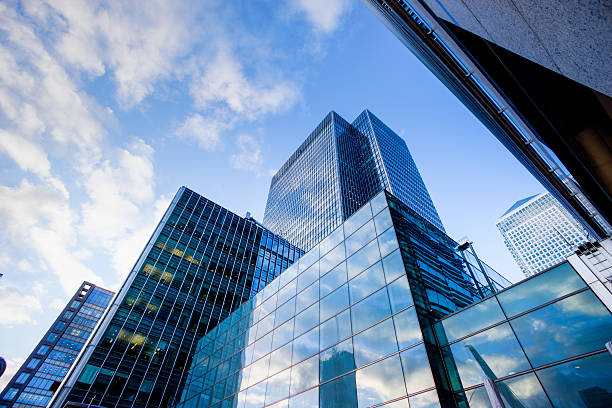
#> input picture TestImages/building.jpg, 612 x 408 px
$ jupyter execute --allow-errors 04-deploy.ipynb
#> lines starting #> are read from the running program, lines starting #| are printed output that depends on the picture
# Deploy to Endpoint

[cell 1]
import boto3
import sagemaker
import time
from time import strftime

#> (the rest of this cell did not finish here and is left out)

[cell 2]
from sagemaker import get_execution_role
from sagemaker.pytorch import PyTorchModel
from sagemaker.serializers import JSONSerializer
from sagemaker.deserializers import JSONDeserializer

Get the `model_data` from the models uploaded to S3 of the aboved training

Once your debugging is done, it's better to simply call `pt_estimator.deploy`

#> (a cell that did not finish here is left out)

#> (a cell that did not finish here is left out)

## Predictor

[cell 5]
import numpy as np
from PIL import Image
import requests
from io import BytesIO

from sagemaker.pytorch import PyTorchPredictor

Predictor is also not needed to be created again, but today we want to be verbose

#> (a cell that did not finish here is left out)

[cell 7]
def predict(source):
#> called with source = 'TestImages/building.jpg'
    if "http" in source:
        # !wget -O image.jpg $source
        response = requests.get(source)
        im = Image.open(BytesIO(response.content))

    else:
        im = Image.open(source).convert("RGB")
#> im is the input picture: PIL image 612x408 RGB; mean R, G, B 115.2, 143.1, 175.2

    inputs = {"inputs": np.array(im)}

    out = predictor_new.predict(inputs)
    print(out)
    im.show()

#> (a cell that did not finish here is left out)

#> (a cell that did not finish here is left out)

#> call 2 of predict, with source = 'TestImages/forest.jpg'
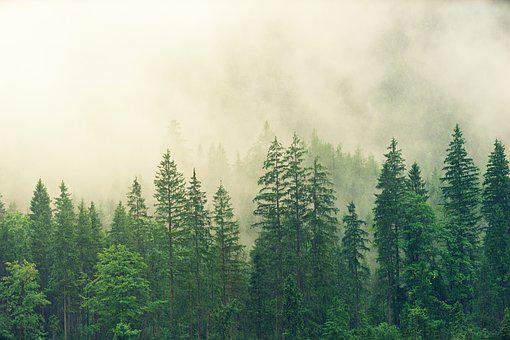
#> input picture TestImages/forest.jpg, 510 x 340 px
#> in predict, im is the input picture: PIL image 510x340 RGB; mean R, G, B 153.7, 166, 143.2

#> (a cell that did not finish here is left out)

#> call 3 of predict, with source = 'TestImages/glacier.jpg'
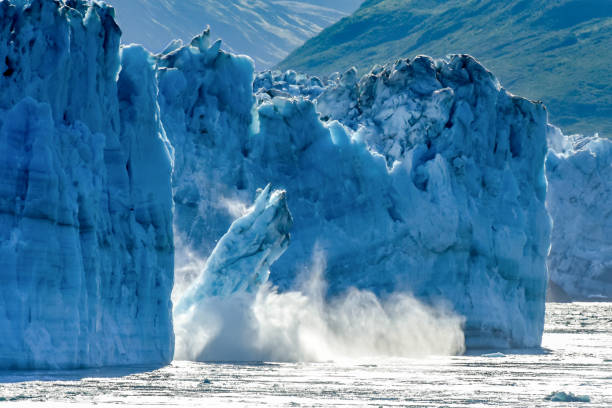
#> input picture TestImages/glacier.jpg, 612 x 408 px
#> in predict, im is the input picture: PIL image 612x408 RGB; mean R, G, B 74, 128.3, 165.4

#> (a cell that did not finish here is left out)

#> call 4 of predict, with source = 'TestImages/mountain.jpg'
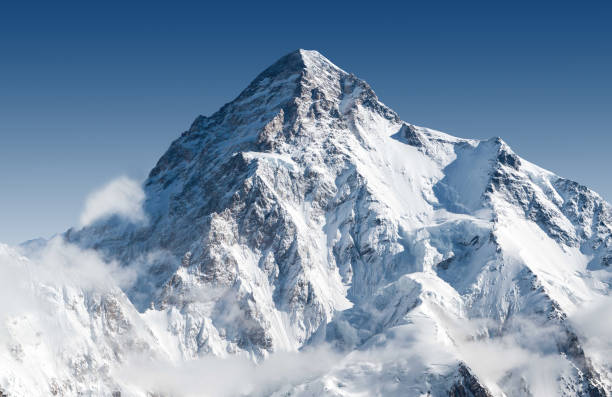
#> input picture TestImages/mountain.jpg, 612 x 397 px
#> in predict, im is the input picture: PIL image 612x397 RGB; mean R, G, B 127.5, 149.3, 173

#> (a cell that did not finish here is left out)

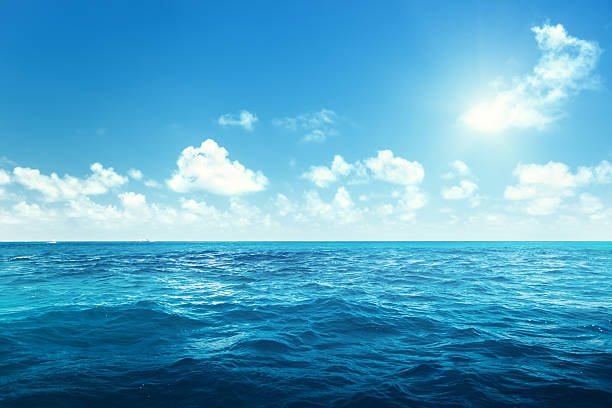
#> input picture TestImages/sea.jpg, 612 x 408 px
#> in predict, im is the input picture: PIL image 612x408 RGB; mean R, G, B 85.2, 163.9, 197.9

[cell 13]
predict("https://cdn.pixabay.com/photo/2016/12/17/14/33/wave-1913559__340.jpg")
#> (the call stopped at in predict, `response = requests.get(source)`: the network is not available in this run)

[cell 14]
predict(
    "https://www.shutterstock.com/image-vector/building-city-illustration-scene-on-600w-372058774.jpg"
)
#> (the call stopped at in predict, `response = requests.get(source)`: the network is not available in this run)
